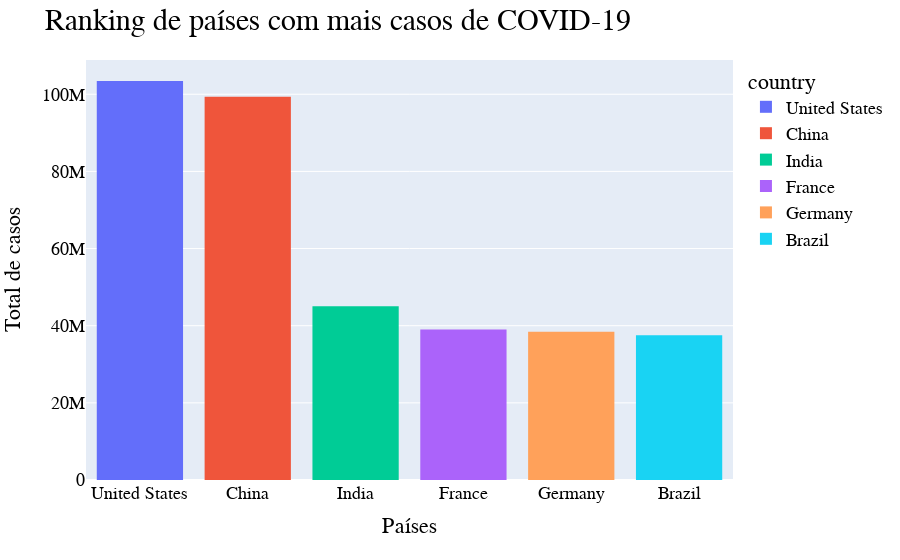

Source (notebook cell):
### Code cell
fig = px.histogram(total_casos_2, x='country', y='total_de_casos', color='country')
fig.update_layout(
    title="Ranking de países com mais casos de COVID-19",
    xaxis_title = "Países",
    yaxis_title = "Total de casos",
    font = {'color': 'Black', 'size':18, 'family':'Courier New'},
    title_font = {'size':30}
)
fig.show()

### Figure 1 — Plotly figure (JSON) as saved in the notebook; plotly's stock layout.template omitted (floating-point values rounded to 4 significant figures)
{"data": [{"alignmentgroup": "True", "bingroup": "x", "histfunc": "sum", "hovertemplate": "country=%{x}<br>sum of total_de_casos=%{y}<extra></extra>", "legendgroup": "United States", "marker": {"color": "#636efa", "pattern": {"shape": ""}}, "name": "United States", "offsetgroup": "United States", "orientation": "v", "showlegend": true, "type": "histogram", "x": ["United States"], "xaxis": "x", "y": [103436829], "yaxis": "y"}, {"alignmentgroup": "True", "bingroup": "x", "histfunc": "sum", "hovertemplate": "country=%{x}<br>sum of total_de_casos=%{y}<extra></extra>", "legendgroup": "China", "marker": {"color": "#EF553B", "pattern": {"shape": ""}}, "name": "China", "offsetgroup": "China", "orientation": "v", "showlegend": true, "type": "histogram", "x": ["China"], "xaxis": "x", "y": [99343195], "yaxis": "y"}, {"alignmentgroup": "True", "bingroup": "x", "histfunc": "sum", "hovertemplate": "country=%{x}<br>sum of total_de_casos=%{y}<extra></extra>", "legendgroup": "India", "marker": {"color": "#00cc96", "pattern": {"shape": ""}}, "name": "India", "offsetgroup": "India", "orientation": "v", "showlegend": true, "type": "histogram", "x": ["India"], "xaxis": "x", "y": [45032655], "yaxis": "y"}, {"alignmentgroup": "True", "bingroup": "x", "histfunc": "sum", "hovertemplate": "country=%{x}<br>sum of total_de_casos=%{y}<extra></extra>", "legendgroup": "France", "marker": {"color": "#ab63fa", "pattern": {"shape": ""}}, "name": "France", "offsetgroup": "France", "orientation": "v", "showlegend": true, "type": "histogram", "x": ["France"], "xaxis": "x", "y": [38997490], "yaxis": "y"}, {"alignmentgroup": "True", "bingroup": "x", "histfunc": "sum", "hovertemplate": "country=%{x}<br>sum of total_de_casos=%{y}<extra></extra>", "legendgroup": "Germany", "marker": {"color": "#FFA15A", "pattern": {"shape": ""}}, "name": "Germany", "offsetgroup": "Germany", "orientation": "v", "showlegend": true, "type": "histogram", "x": ["Germany"], "xaxis": "x", "y": [38437756], "yaxis": "y"}, {"alignmentgroup": "True", "bingroup": "x", "histfunc": "sum", "hovertemplate": "country=%{x}<br>sum of total_de_casos=%{y}<extra></extra>", "legendgroup": "Brazil", "marker": {"color": "#19d3f3", "pattern": {"shape": ""}}, "name": "Brazil", "offsetgroup": "Brazil", "orientation": "v", "showlegend": true, "type": "histogram", "x": ["Brazil"], "xaxis": "x", "y": [37519960], "yaxis": "y"}], "layout": {"barmode": "relative", "font": {"color": "Black", "family": "Courier New", "size": 18}, "legend": {"title": {"text": "country"}, "tracegroupgap": 0}, "margin": {"t": 60}, "title": {"font": {"size": 30}, "text": "Ranking de países com mais casos de COVID-19"}, "xaxis": {"anchor": "y", "categoryarray": ["United States", "China", "India", "France", "Germany", "Brazil"], "categoryorder": "array", "domain": [0, 1], "title": {"text": "Países"}}, "yaxis": {"anchor": "x", "domain": [0, 1], "title": {"text": "Total de casos"}}}}
